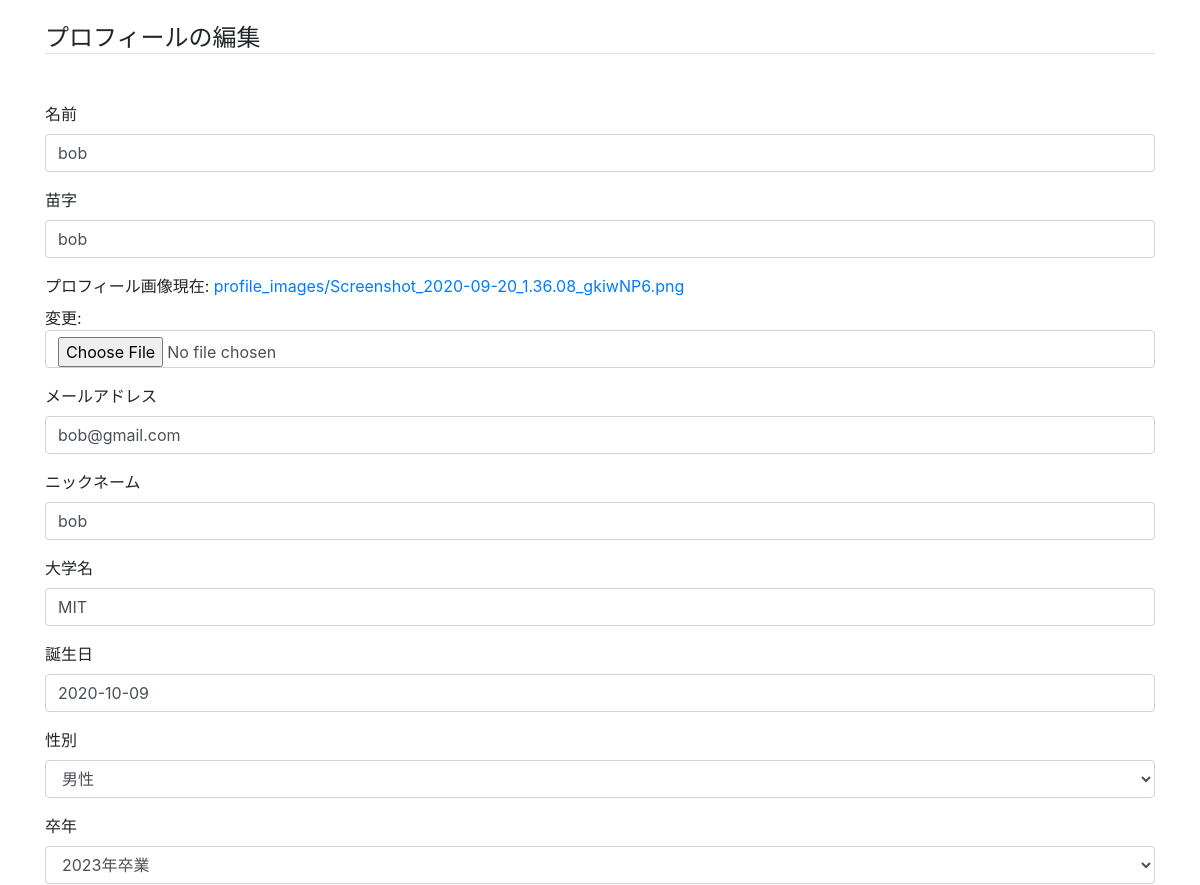
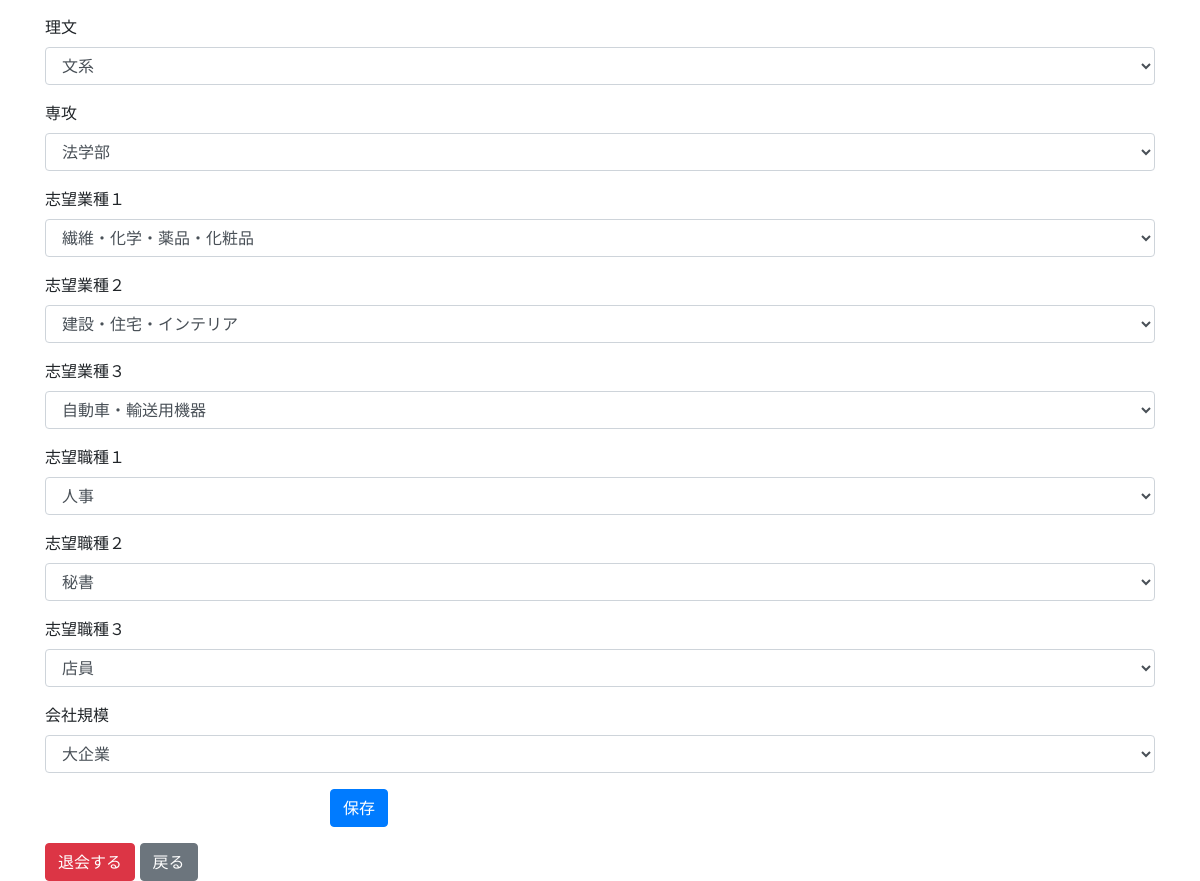
/matching/user/edit/ (signed in), run on the app's committed database (2 pictures, top to bottom).
### matching/models.py (models this page shows, shortened)
class User(AbstractBaseUser):
    username = models.CharField('ユーザー名', max_length=255, unique=True)
    email = models.EmailField('メールアドレス', unique=True)
    first_name = models.CharField('名前', max_length=255, )
    last_name = models.CharField('苗字', max_length=255, )
    profile_image = models.ImageField('プロフィール画像', upload_to='profile_images/')
    profile_image_edit = ImageSpecField(source='profile_image', processors=[ResizeToFill(100, 100)], )
    nickname = models.CharField('ニックネーム', max_length=255, blank=True)
    university = models.CharField('大学名', max_length=255, blank=True)
    date_of_birth = models.DateField('誕生日', blank=True, null=True)
    sex = models.CharField('性別', max_length=255, choices=constract.SEX_CATEGORY, default='', blank=True)
    year = models.IntegerField('卒年', choices=constract.YEAR_CATEGORY, blank=True, null=True)
    s_and_h = models.CharField('理文', max_length=255, choices=constract.S_AND_H_CATEGORY, default='', blank=True)
    major = models.CharField('専攻', max_length=255, choices=constract.MAJOR_CATEGORY, default='', blank=True)
    indestry1 = models.IntegerField('志望業種１',
                                    choices=constract.INDESTRY_CATEGORY,
                                    blank=True)
    indestry2 = models.IntegerField('志望業種２',
                                    choices=constract.INDESTRY_CATEGORY,
                                    blank=True)
    indestry3 = models.IntegerField('志望業種３',
                                    choices=constract.INDESTRY_CATEGORY,
                                    blank=True)
    job1 = models.CharField('志望職種１', max_length=255,
                            choices=constract.JOB_CATEGORY,
                            blank=True)
    job2 = models.CharField('志望職種２', max_length=255,
                            choices=constract.JOB_CATEGORY,
                            blank=True)
    job3 = models.CharField('志望職種３', max_length=255,
                            choices=constract.JOB_CATEGORY,
                            blank=True)
    company_type = models.CharField('会社規模', max_length=255, choices=constract.COMPANY_TYPE_CATEGORY, default='',
                                    blank=True)
    recruiter_type = models.CharField('組織タイプ', choices=constract.RECRUITER_TYPE, max_length=255, blank=True)
    company_name = models.CharField('会社名・組織名', max_length=255, blank=True)
    department_name = models.CharField('部署名', max_length=255, blank=True)
    position = models.CharField('役職', max_length=255, blank=True)
    operating_medium = models.CharField('運営媒体・運営会社', max_length=255, blank=True)
    is_student = models.BooleanField(verbose_name='学生であるか', default=False)
    enable_host_event = models.BooleanField(verbose_name='イベント開催できるか', default=False)
    enable_join_matching = models.BooleanField(verbose_name='マッチング対象か', default=False)
    is_active = models.BooleanField(default=True)
    is_admin = models.BooleanField(default=False)
    objects = UserManager()
    USERNAME_FIELD = 'username'
    REQUIRED_FIELDS = ['email']

### matching/views.py (the view)
# urls.py: path('user/edit/', views.user_edit, name='user_edit'),  # ユーザープロフィール変更
@login_required(login_url='matching/login.html')
def user_edit(request):
    is_student = True
    user = request.user
    if not user.is_student:
        is_student = False
    if request.method == 'POST':
        if is_student:
            form = StudentEditForm(request.POST, request.FILES, instance=user)
        else:
            form = RecruiterEditForm(request.POST, request.FILES, instance=user)
        if form.is_valid():
            user = form.save(commit=False)
            if not user.enable_join_matching:
                user.enable_join_matching = True
            if user.enable_join_matching:
                match.do_match()
            user.save()
            return redirect('matching:user')
    else:
        if is_student:
            form = StudentEditForm(instance=user)
        else:
            form = RecruiterEditForm(instance=user)
    return render(request, 'matching/user_edit.html', {'form': form, })

### matching/forms.py
class StudentEditForm(ModelForm):
    class Meta(object):
        model = User
        fields = (
            'first_name', 'last_name', 'profile_image', 'email',
            'nickname', 'university', 'date_of_birth', 'sex',
            'year', 's_and_h', 'major', 'indestry1', 'indestry2', 'indestry3',
            'job1', 'job2', 'job3', 'company_type',
        )

### templates/matching/user_edit.html (shortened to what this page needs)
{% extends "matching/base.html" %}
{% load bootstrap4 %}
{% block content %}
    <h4 class="mt-4 mb-5 border-bottom">プロフィールの編集</h4>
    <form action="" method="post" enctype="multipart/form-data">
        {% bootstrap_form form layout='horizontal' %}
        <div class="form-group row">
            <div class="offset-md-3 col-md-9">
                <button type="submit" class="btn btn-primary">保存</button>
            </div>
        </div>
    </form>
    <button class="btn btn-danger del_confirm" data-toggle="modal"
            data-target="#deleteModal" data-url="{% url 'matching:user_del' %}">
        退会する
    </button>
    <button class="btn btn-secondary page_back">戻る</button>
{% endblock content %}

### data on the page
User: first_name "bob", last_name "bob", email "bob@gmail.com", nickname "bob", university "MIT", date_of_birth "2020-10-09", sex "男性", year "2023年卒業", s_and_h "文系", major "法学部", indestry1 "繊維・化学・薬品・化粧品", indestry2 "建設・住宅・インテリア", indestry3 "自動車・輸送用機器", job1 "人事", job2 "秘書", job3 "店員", company_type "大企業"
